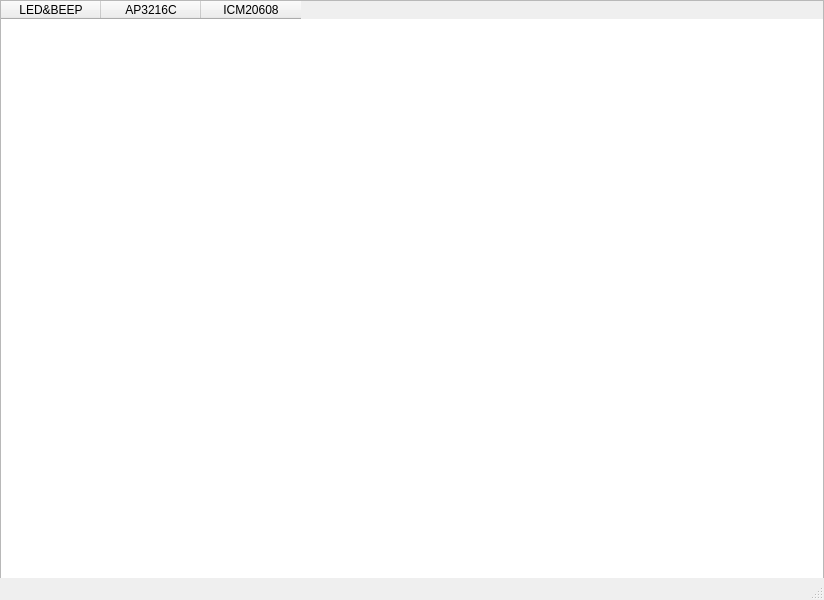
<?xml version="1.0" encoding="UTF-8"?>
<ui version="4.0">
 <class>MainWindow</class>
 <widget class="QMainWindow" name="MainWindow">
  <property name="geometry">
   <rect>
    <x>0</x>
    <y>0</y>
    <width>824</width>
    <height>600</height>
   </rect>
  </property>
  <property name="windowTitle">
   <string>MainWindow</string>
  </property>
  <widget class="QWidget" name="centralwidget">
   <widget class="QTableWidget" name="tableWidget">
    <property name="geometry">
     <rect>
      <x>0</x>
      <y>0</y>
      <width>824</width>
      <height>600</height>
     </rect>
    </property>
    <column>
     <property name="text">
      <string>LED&amp;BEEP</string>
     </property>
    </column>
    <column>
     <property name="text">
      <string>AP3216C</string>
     </property>
    </column>
    <column>
     <property name="text">
      <string>ICM20608</string>
     </property>
    </column>
   </widget>
  </widget>
  <widget class="QMenuBar" name="menubar">
   <property name="geometry">
    <rect>
     <x>0</x>
     <y>0</y>
     <width>824</width>
     <height>28</height>
    </rect>
   </property>
  </widget>
  <widget class="QStatusBar" name="statusbar"/>
 </widget>
 <resources/>
 <connections/>
</ui>
